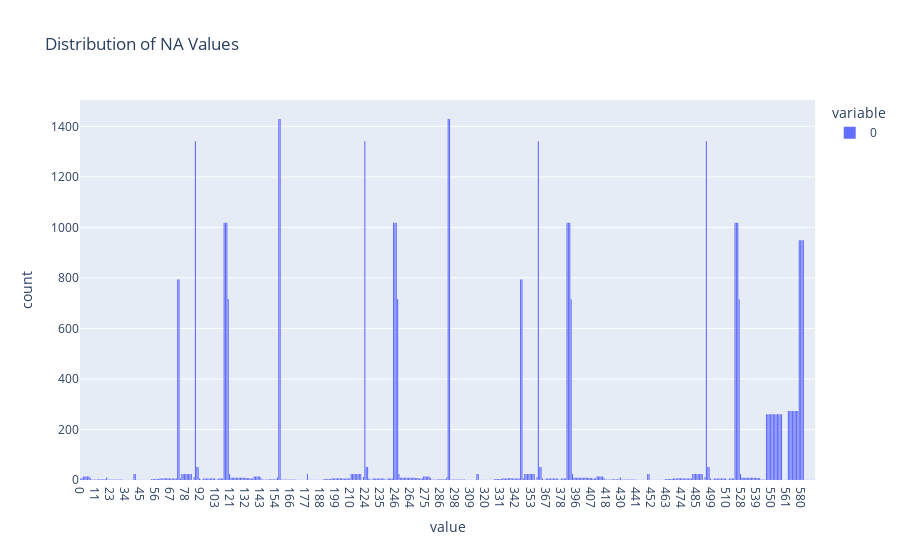

The notebook cell saved with this chart:
### Code cell
# Import dataset
df = pd.read_csv('uci-secom.csv') 
# print("Dataframe shape:", df.shape)
# print(df.head())

# Identify missing values and remove them
missing_values = df.isnull()
# sns.heatmap(data = missing_values, yticklabels=False, cbar=False, cmap='viridis') # Visualize missing values
# df.dropna(axis=1, inplace=True) # Remove columns (axis=1) containing null values

feature_na_count = df.isna().sum()
feature_na_count_hist = []
for idx, i in enumerate(df.columns):
    for count in range(feature_na_count[idx]):
        feature_na_count_hist.append(i)
px.histogram(data_frame=feature_na_count_hist, title="Distribution of NA Values")
# px.bar(data_frame=na_count[1::], title="Histogram of NA Entries")

### Figure 1 — Plotly figure (JSON) as saved in the notebook; plotly's stock layout.template omitted (floating-point values rounded to 4 significant figures; data arrays with more than 128 entries replaced by an {"elided": "..."} marker saying what was removed)
{"data": [{"alignmentgroup": "True", "bingroup": "x", "hovertemplate": "variable=0<br>value=%{x}<br>count=%{y}<extra></extra>", "legendgroup": "0", "marker": {"color": "#636efa", "pattern": {"shape": ""}}, "name": "0", "offsetgroup": "0", "orientation": "v", "showlegend": true, "type": "histogram", "x": {"elided": "41951 str values"}, "xaxis": "x", "yaxis": "y"}], "layout": {"barmode": "relative", "legend": {"title": {"text": "variable"}, "tracegroupgap": 0}, "title": {"text": "Distribution of NA Values"}, "xaxis": {"anchor": "y", "domain": [0, 1], "title": {"text": "value"}}, "yaxis": {"anchor": "x", "domain": [0, 1], "title": {"text": "count"}}}}
